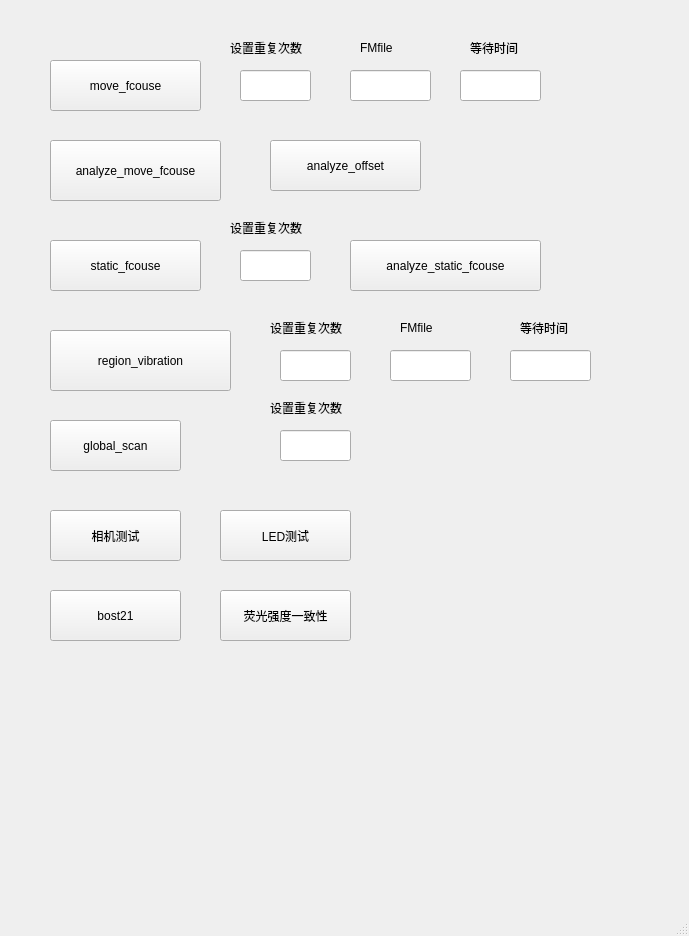
<?xml version="1.0" encoding="UTF-8"?>
<ui version="4.0">
 <class>MainWindow</class>
 <widget class="QMainWindow" name="MainWindow">
  <property name="geometry">
   <rect>
    <x>0</x>
    <y>0</y>
    <width>689</width>
    <height>936</height>
   </rect>
  </property>
  <property name="windowTitle">
   <string>MainWindow</string>
  </property>
  <widget class="QWidget" name="centralwidget">
   <widget class="QPushButton" name="BOST_FOR_FCOUSE_Button">
    <property name="geometry">
     <rect>
      <x>50</x>
      <y>60</y>
      <width>151</width>
      <height>51</height>
     </rect>
    </property>
    <property name="text">
     <string>move_fcouse</string>
    </property>
   </widget>
   <widget class="QPushButton" name="analyze_WDI_focus_Button">
    <property name="geometry">
     <rect>
      <x>50</x>
      <y>140</y>
      <width>171</width>
      <height>61</height>
     </rect>
    </property>
    <property name="text">
     <string>analyze_move_fcouse</string>
    </property>
   </widget>
   <widget class="QPushButton" name="analyze_offset_Button">
    <property name="geometry">
     <rect>
      <x>270</x>
      <y>140</y>
      <width>151</width>
      <height>51</height>
     </rect>
    </property>
    <property name="text">
     <string>analyze_offset</string>
    </property>
   </widget>
   <widget class="QLineEdit" name="cyc_value">
    <property name="geometry">
     <rect>
      <x>240</x>
      <y>70</y>
      <width>71</width>
      <height>31</height>
     </rect>
    </property>
   </widget>
   <widget class="QLabel" name="cyc_label">
    <property name="geometry">
     <rect>
      <x>230</x>
      <y>40</y>
      <width>91</width>
      <height>16</height>
     </rect>
    </property>
    <property name="text">
     <string>设置重复次数</string>
    </property>
   </widget>
   <widget class="QLabel" name="FM_label">
    <property name="geometry">
     <rect>
      <x>360</x>
      <y>40</y>
      <width>72</width>
      <height>15</height>
     </rect>
    </property>
    <property name="text">
     <string>FMfile</string>
    </property>
   </widget>
   <widget class="QLineEdit" name="FMfile_text">
    <property name="geometry">
     <rect>
      <x>350</x>
      <y>70</y>
      <width>81</width>
      <height>31</height>
     </rect>
    </property>
   </widget>
   <widget class="QPushButton" name="static_fcouse_Button">
    <property name="geometry">
     <rect>
      <x>50</x>
      <y>240</y>
      <width>151</width>
      <height>51</height>
     </rect>
    </property>
    <property name="text">
     <string>static_fcouse</string>
    </property>
   </widget>
   <widget class="QLineEdit" name="static_fcouse_cyc_value">
    <property name="geometry">
     <rect>
      <x>240</x>
      <y>250</y>
      <width>71</width>
      <height>31</height>
     </rect>
    </property>
   </widget>
   <widget class="QLabel" name="static_fcouse_cyc_label">
    <property name="geometry">
     <rect>
      <x>230</x>
      <y>220</y>
      <width>91</width>
      <height>16</height>
     </rect>
    </property>
    <property name="text">
     <string>设置重复次数</string>
    </property>
   </widget>
   <widget class="QPushButton" name="analyze_static_fcouse_Button">
    <property name="geometry">
     <rect>
      <x>350</x>
      <y>240</y>
      <width>191</width>
      <height>51</height>
     </rect>
    </property>
    <property name="text">
     <string>analyze_static_fcouse</string>
    </property>
   </widget>
   <widget class="QPushButton" name="Region_Vibration_Button">
    <property name="geometry">
     <rect>
      <x>50</x>
      <y>330</y>
      <width>181</width>
      <height>61</height>
     </rect>
    </property>
    <property name="text">
     <string>region_vibration</string>
    </property>
   </widget>
   <widget class="QLineEdit" name="FMfile_Vibration_text">
    <property name="geometry">
     <rect>
      <x>390</x>
      <y>350</y>
      <width>81</width>
      <height>31</height>
     </rect>
    </property>
   </widget>
   <widget class="QLabel" name="cyc_label_2">
    <property name="geometry">
     <rect>
      <x>270</x>
      <y>320</y>
      <width>91</width>
      <height>16</height>
     </rect>
    </property>
    <property name="text">
     <string>设置重复次数</string>
    </property>
   </widget>
   <widget class="QLabel" name="FM_label_2">
    <property name="geometry">
     <rect>
      <x>400</x>
      <y>320</y>
      <width>72</width>
      <height>15</height>
     </rect>
    </property>
    <property name="text">
     <string>FMfile</string>
    </property>
   </widget>
   <widget class="QLineEdit" name="Vibration_scan_rep_value">
    <property name="geometry">
     <rect>
      <x>280</x>
      <y>350</y>
      <width>71</width>
      <height>31</height>
     </rect>
    </property>
   </widget>
   <widget class="QPushButton" name="Global_Scan_Button">
    <property name="geometry">
     <rect>
      <x>50</x>
      <y>420</y>
      <width>131</width>
      <height>51</height>
     </rect>
    </property>
    <property name="text">
     <string>global_scan</string>
    </property>
   </widget>
   <widget class="QLineEdit" name="global_scan_rep_value">
    <property name="geometry">
     <rect>
      <x>280</x>
      <y>430</y>
      <width>71</width>
      <height>31</height>
     </rect>
    </property>
   </widget>
   <widget class="QLabel" name="cyc_label_3">
    <property name="geometry">
     <rect>
      <x>270</x>
      <y>400</y>
      <width>91</width>
      <height>16</height>
     </rect>
    </property>
    <property name="text">
     <string>设置重复次数</string>
    </property>
   </widget>
   <widget class="QLineEdit" name="wait_time_for_fcouse_text">
    <property name="geometry">
     <rect>
      <x>460</x>
      <y>70</y>
      <width>81</width>
      <height>31</height>
     </rect>
    </property>
   </widget>
   <widget class="QLabel" name="wait_time_for_fcouse_text_label">
    <property name="geometry">
     <rect>
      <x>470</x>
      <y>40</y>
      <width>72</width>
      <height>15</height>
     </rect>
    </property>
    <property name="text">
     <string>等待时间</string>
    </property>
   </widget>
   <widget class="QLabel" name="wait_time_for_vibration_label">
    <property name="geometry">
     <rect>
      <x>520</x>
      <y>320</y>
      <width>72</width>
      <height>15</height>
     </rect>
    </property>
    <property name="text">
     <string>等待时间</string>
    </property>
   </widget>
   <widget class="QLineEdit" name="wait_time_for_vibration_text">
    <property name="geometry">
     <rect>
      <x>510</x>
      <y>350</y>
      <width>81</width>
      <height>31</height>
     </rect>
    </property>
   </widget>
   <widget class="QPushButton" name="camer_Button">
    <property name="geometry">
     <rect>
      <x>50</x>
      <y>510</y>
      <width>131</width>
      <height>51</height>
     </rect>
    </property>
    <property name="text">
     <string>相机测试</string>
    </property>
   </widget>
   <widget class="QPushButton" name="led_test_Button">
    <property name="geometry">
     <rect>
      <x>220</x>
      <y>510</y>
      <width>131</width>
      <height>51</height>
     </rect>
    </property>
    <property name="text">
     <string>LED测试</string>
    </property>
   </widget>
   <widget class="QPushButton" name="BOST21_Button">
    <property name="geometry">
     <rect>
      <x>50</x>
      <y>590</y>
      <width>131</width>
      <height>51</height>
     </rect>
    </property>
    <property name="text">
     <string>bost21</string>
    </property>
   </widget>
   <widget class="QPushButton" name="intensity_stability_Button">
    <property name="geometry">
     <rect>
      <x>220</x>
      <y>590</y>
      <width>131</width>
      <height>51</height>
     </rect>
    </property>
    <property name="text">
     <string>荧光强度一致性</string>
    </property>
   </widget>
  </widget>
  <widget class="QMenuBar" name="menubar">
   <property name="geometry">
    <rect>
     <x>0</x>
     <y>0</y>
     <width>689</width>
     <height>26</height>
    </rect>
   </property>
  </widget>
  <widget class="QStatusBar" name="statusbar"/>
 </widget>
 <resources/>
 <connections/>
</ui>
